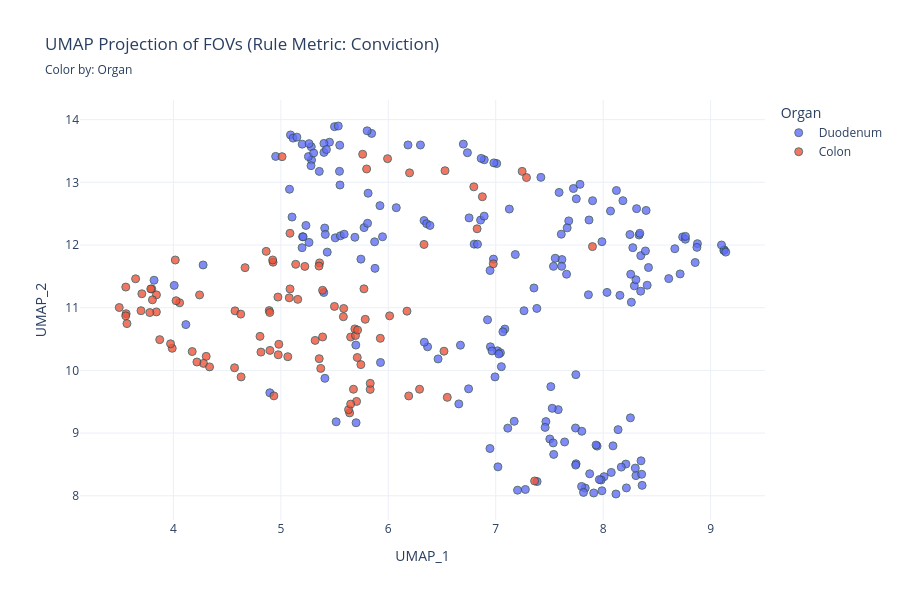
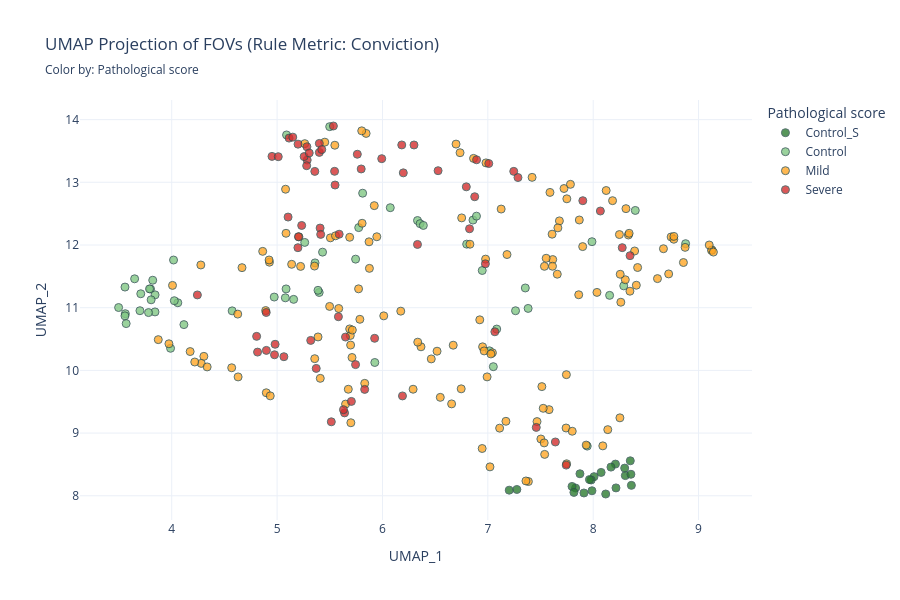

Write notebook code for charts like these, in order.
### Code cell
METRIC_TO_USE = 'Conviction'
NO_SELF = True

# Plot the UMAP projections
print_umap_plot(df_umap_merged, color_by='Organ')
print_umap_plot(df_umap_merged, color_by='Pathological score')

### Figure 1 — Plotly figure (JSON) as saved in the notebook; plotly's stock layout.template omitted (floating-point values rounded to 4 significant figures; data arrays with more than 128 entries replaced by an {"elided": "..."} marker saying what was removed)
{"data": [{"hovertemplate": "<b>%{hovertext}</b><br><br>Organ=Duodenum<br>UMAP_1=%{x}<br>UMAP_2=%{y}<extra></extra>", "hovertext": {"elided": "191 str values"}, "legendgroup": "Duodenum", "marker": {"color": "#636efa", "line": {"color": "DarkSlateGrey", "width": 1}, "opacity": 0.8, "size": 8, "symbol": "circle"}, "mode": "markers", "name": "Duodenum", "orientation": "v", "showlegend": true, "type": "scatter", "x": {"elided": "191 float values"}, "xaxis": "x", "y": {"elided": "191 float values"}, "yaxis": "y"}, {"hovertemplate": "<b>%{hovertext}</b><br><br>Organ=Colon<br>UMAP_1=%{x}<br>UMAP_2=%{y}<extra></extra>", "hovertext": ["Control_Colon_01_FOV_1", "Control_Colon_01_FOV_2", "Control_Colon_01_FOV_3", "Control_Colon_01_FOV_4", "Control_Colon_01_FOV_5", "Control_Colon_01_FOV_6", "Control_Colon_01_FOV_7", "Control_Colon_02_FOV_1", "Control_Colon_02_FOV_2", "Control_Colon_02_FOV_3", "Control_Colon_02_FOV_4", "Control_Colon_02_FOV_5", "Control_Colon_02_FOV_6", "Control_Colon_03_FOV_1", "Control_Colon_03_FOV_2", "Control_Colon_03_FOV_3", "Control_Colon_03_FOV_4", "Control_Colon_03_FOV_5", "Control_Colon_03_FOV_6", "Control_Colon_04_FOV_1", "Control_Colon_04_FOV_2", "Control_Colon_04_FOV_3", "Control_Colon_04_FOV_4", "Control_Colon_04_FOV_5", "Control_Colon_04_FOV_6", "GVHD_01_FOV_1", "GVHD_01_FOV_2_R", "GVHD_01_FOV_3_R", "GVHD_01_FOV_4", "GVHD_01_FOV_5", "GVHD_01_FOV_6_R", "GVHD_01_FOV_7", "GVHD_13_FOV_1", "GVHD_13_FOV_2", "GVHD_13_FOV_3", "GVHD_17_FOV_1", "GVHD_17_FOV_2", "GVHD_17_FOV_3", "GVHD_21_FOV_1", "GVHD_21_FOV_2", "GVHD_21_FOV_3", "GVHD_21_FOV_4", "GVHD_22_FOV_1", "GVHD_22_FOV_2", "GVHD_22_FOV_3", "GVHD_23_FOV_1", "GVHD_23_FOV_2", "GVHD_23_FOV_3", "GVHD_23_FOV_4", "GVHD_25_FOV_1", "GVHD_25_FOV_2", "GVHD_25_FOV_3", "GVHD_25_FOV_4", "GVHD_32_FOV_1", "GVHD_32_FOV_2", "GVHD_32_FOV_3", "GVHD_32_FOV_4", "GVHD_33_FOV_1", "GVHD_33_FOV_2", "GVHD_33_FOV_3", "GVHD_37_FOV_1", "GVHD_37_FOV_2", "GVHD_37_FOV_3", "GVHD_37_FOV_4", "GVHD_39_FOV_1", "GVHD_39_FOV_2", "GVHD_39_FOV_3", "GVHD_40_FOV_1", "GVHD_40_FOV_2", "GVHD_40_FOV_3", "GVHD_40_FOV_4", "GVHD_41_FOV_1", "GVHD_41_FOV_2", "GVHD_41_FOV_3", "GVHD_41_FOV_4", "GVHD_42_FOV_1", "GVHD_42_FOV_2", "GVHD_42_FOV_3", "GVHD_42_FOV_4", "GVHD_45_FOV_1", "GVHD_45_FOV_2", "GVHD_48_FOV_1", "GVHD_48_FOV_2", "GVHD_48_FOV_3", "GVHD_48_FOV_4", "GVHD_48_FOV_5", "GVHD_50_FOV_1", "GVHD_50_FOV_2", "GVHD_50_FOV_3", "GVHD_50_FOV_4", "GVHD_53_FOV_1", "GVHD_53_FOV_2", "GVHD_53_FOV_3", "GVHD_53_FOV_4", "GVHD_59_FOV_1", "GVHD_59_FOV_2", "GVHD_59_FOV_3"], "legendgroup": "Colon", "marker": {"color": "#EF553B", "line": {"color": "DarkSlateGrey", "width": 1}, "opacity": 0.8, "size": 8, "symbol": "circle"}, "mode": "markers", "name": "Colon", "orientation": "v", "showlegend": true, "type": "scatter", "x": [5.388, 4.574, 5.078, 3.841, 5.36, 5.085, 3.78, 3.698, 4.017, 5.157, 3.799, 3.556, 3.706, 4.058, 3.789, 3.648, 3.842, 3.805, 4.973, 3.496, 3.989, 4.025, 3.568, 3.56, 3.556, 5.831, 5.705, 5.64, 6.19, 5.63, 6.977, 7.246, 5.832, 6.174, 6.518, 5.085, 5.773, 4.892, 5.319, 4.898, 4.815, 4.975, 4.667, 4.305, 4.175, 4.569, 5.138, 4.627, 5.223, 5.798, 5.761, 5.993, 6.198, 5.011, 4.806, 4.981, 5.065, 6.012, 6.291, 6.549, 5.926, 4.897, 4.244, 5.649, 5.695, 7.362, 4.935, 5.689, 5.786, 5.714, 5.355, 5.582, 5.745, 7.286, 5.371, 5.585, 5.65, 7.9, 4.63, 5.711, 5.676, 6.796, 6.332, 6.826, 6.528, 6.875, 3.973, 4.28, 4.336, 4.219, 3.872, 5.499, 5.389, 5.357, 4.927, 4.924, 4.863], "xaxis": "x", "y": [11.28, 10.95, 11.16, 10.93, 11.71, 11.3, 10.92, 10.95, 11.76, 11.13, 11.3, 11.33, 11.22, 11.08, 11.3, 11.46, 11.2, 11.13, 11.17, 11.0, 10.35, 11.11, 10.75, 10.9, 10.87, 9.697, 9.505, 9.322, 9.593, 9.373, 11.7, 13.17, 9.793, 10.94, 10.31, 12.19, 11.3, 10.95, 10.48, 10.32, 10.29, 10.25, 11.64, 10.22, 10.3, 10.04, 11.69, 10.9, 11.66, 13.21, 13.45, 13.38, 13.15, 13.41, 10.54, 10.42, 10.22, 10.87, 9.7, 9.57, 10.51, 10.92, 11.2, 10.53, 10.56, 8.236, 9.594, 10.66, 10.81, 10.64, 11.66, 10.86, 10.09, 13.08, 10.03, 10.99, 9.462, 11.97, 9.896, 10.21, 9.699, 12.93, 12.01, 12.26, 13.19, 12.77, 10.42, 10.11, 10.06, 10.13, 10.49, 11.02, 10.53, 10.19, 11.73, 11.76, 11.9], "yaxis": "y"}], "layout": {"height": 600, "legend": {"title": {"text": "Organ"}, "tracegroupgap": 0}, "title": {"subtitle": {"text": "Color by: Organ"}, "text": "UMAP Projection of FOVs (Rule Metric: Conviction)"}, "width": 900, "xaxis": {"anchor": "y", "domain": [0, 1], "title": {"text": "UMAP_1"}}, "yaxis": {"anchor": "x", "domain": [0, 1], "title": {"text": "UMAP_2"}}}}

### Figure 2 — Plotly figure (JSON) as saved in the notebook; plotly's stock layout.template omitted (floating-point values rounded to 4 significant figures; data arrays with more than 128 entries replaced by an {"elided": "..."} marker saying what was removed)
{"data": [{"hovertemplate": "<b>%{hovertext}</b><br><br>Pathological score=Control_S<br>UMAP_1=%{x}<br>UMAP_2=%{y}<extra></extra>", "hovertext": ["S_01_FOV_1", "S_01_FOV_2", "S_01_FOV_3", "S_01_FOV_4", "S_02_FOV_1", "S_02_FOV_2", "S_02_FOV_3", "S_02_FOV_4", "S_02_FOV_5", "S_03_FOV_1", "S_03_FOV_10", "S_03_FOV_2", "S_03_FOV_3", "S_03_FOV_4", "S_03_FOV_5", "S_03_FOV_6", "S_03_FOV_7", "S_03_FOV_8", "S_03_FOV_9", "S_04_FOV_1", "S_04_FOV_2"], "legendgroup": "Control_S", "marker": {"color": "#2E7D32", "line": {"color": "DarkSlateGrey", "width": 1}, "opacity": 0.8, "size": 8, "symbol": "circle"}, "mode": "markers", "name": "Control_S", "orientation": "v", "showlegend": true, "type": "scatter", "x": [8.211, 8.305, 7.874, 8.075, 8.169, 8.008, 8.358, 8.352, 8.299, 7.833, 7.276, 8.363, 7.988, 8.216, 7.799, 7.817, 8.119, 7.912, 7.981, 7.203, 7.965], "xaxis": "x", "y": [8.505, 8.321, 8.351, 8.373, 8.457, 8.305, 8.343, 8.558, 8.441, 8.123, 8.1, 8.166, 8.08, 8.126, 8.149, 8.054, 8.028, 8.045, 8.252, 8.089, 8.258], "yaxis": "y"}, {"hovertemplate": "<b>%{hovertext}</b><br><br>Pathological score=Control<br>UMAP_1=%{x}<br>UMAP_2=%{y}<extra></extra>", "hovertext": ["Control_01_FOV_1", "Control_01_FOV_2", "Control_01_FOV_3", "Control_01_FOV_4", "Control_02_FOV_1", "Control_02_FOV_2", "Control_02_FOV_3", "Control_02_FOV_4", "Control_03_FOV_1", "Control_03_FOV_2", "Control_03_FOV_3", "Control_04_FOV_1", "Control_04_FOV_2", "Control_05_FOV_1", "Control_05_FOV_2", "Control_06_FOV_1", "Control_06_FOV_2", "Control_06_FOV_3", "Control_07_FOV_1", "Control_07_FOV_2", "Control_07_FOV_3", "Control_08_FOV_1", "Control_08_FOV_2", "Control_08_FOV_3", "Control_09_FOV_1", "Control_09_FOV_2", "Control_09_FOV_3", "Control_09_FOV_4", "Control_10_FOV_2", "Control_10_FOV_3", "Control_10_FOV_4", "Control_Colon_01_FOV_1", "Control_Colon_01_FOV_2", "Control_Colon_01_FOV_3", "Control_Colon_01_FOV_4", "Control_Colon_01_FOV_5", "Control_Colon_01_FOV_6", "Control_Colon_01_FOV_7", "Control_Colon_02_FOV_1", "Control_Colon_02_FOV_2", "Control_Colon_02_FOV_3", "Control_Colon_02_FOV_4", "Control_Colon_02_FOV_5", "Control_Colon_02_FOV_6", "Control_Colon_03_FOV_1", "Control_Colon_03_FOV_2", "Control_Colon_03_FOV_3", "Control_Colon_03_FOV_4", "Control_Colon_03_FOV_5", "Control_Colon_03_FOV_6", "Control_Colon_04_FOV_1", "Control_Colon_04_FOV_2", "Control_Colon_04_FOV_3", "Control_Colon_04_FOV_4", "Control_Colon_04_FOV_5", "Control_Colon_04_FOV_6"], "legendgroup": "Control", "marker": {"color": "#81C784", "line": {"color": "DarkSlateGrey", "width": 1}, "opacity": 0.8, "size": 8, "symbol": "circle"}, "mode": "markers", "name": "Control", "orientation": "v", "showlegend": true, "type": "scatter", "x": [8.399, 6.333, 6.074, 5.431, 5.812, 4.116, 5.262, 6.357, 7.382, 8.29, 7.356, 3.82, 7.016, 5.927, 6.947, 8.156, 7.943, 8.877, 7.989, 6.859, 6.799, 6.892, 5.4, 5.499, 6.388, 5.775, 5.09, 5.745, 7.052, 7.263, 7.085, 5.388, 4.574, 5.078, 3.841, 5.36, 5.085, 3.78, 3.698, 4.017, 5.157, 3.799, 3.556, 3.706, 4.058, 3.789, 3.648, 3.842, 3.805, 4.973, 3.496, 3.989, 4.025, 3.568, 3.56, 3.556], "xaxis": "x", "y": [12.55, 12.39, 12.59, 11.89, 12.83, 10.73, 12.04, 12.34, 10.99, 11.35, 11.31, 11.44, 10.31, 10.13, 11.59, 11.2, 8.792, 12.02, 12.05, 12.4, 12.01, 12.46, 11.24, 13.89, 12.31, 12.28, 13.76, 11.77, 10.06, 10.95, 10.66, 11.28, 10.95, 11.16, 10.93, 11.71, 11.3, 10.92, 10.95, 11.76, 11.13, 11.3, 11.33, 11.22, 11.08, 11.3, 11.46, 11.2, 11.13, 11.17, 11.0, 10.35, 11.11, 10.75, 10.9, 10.87], "yaxis": "y"}, {"hovertemplate": "<b>%{hovertext}</b><br><br>Pathological score=Mild<br>UMAP_1=%{x}<br>UMAP_2=%{y}<extra></extra>", "hovertext": {"elided": "143 str values"}, "legendgroup": "Mild", "marker": {"color": "#FFA726", "line": {"color": "DarkSlateGrey", "width": 1}, "opacity": 0.8, "size": 8, "symbol": "circle"}, "mode": "markers", "name": "Mild", "orientation": "v", "showlegend": true, "type": "scatter", "x": {"elided": "143 float values"}, "xaxis": "x", "y": {"elided": "143 float values"}, "yaxis": "y"}, {"hovertemplate": "<b>%{hovertext}</b><br><br>Pathological score=Severe<br>UMAP_1=%{x}<br>UMAP_2=%{y}<extra></extra>", "hovertext": ["GVHD_01_FOV_1", "GVHD_01_FOV_2_R", "GVHD_01_FOV_3_R", "GVHD_01_FOV_4", "GVHD_01_FOV_5", "GVHD_01_FOV_6_R", "GVHD_01_FOV_7", "GVHD_02_FOV_1_R", "GVHD_02_FOV_2_R", "GVHD_06_FOV_1", "GVHD_06_FOV_2", "GVHD_06_FOV_3", "GVHD_06_FOV_4", "GVHD_06_FOV_5", "GVHD_08_FOV_1", "GVHD_08_FOV_2", "GVHD_08_FOV_3", "GVHD_08_FOV_4", "GVHD_09_FOV_1", "GVHD_09_FOV_2", "GVHD_09_FOV_3", "GVHD_09_FOV_4", "GVHD_11_FOV_1", "GVHD_11_FOV_2", "GVHD_11_FOV_3", "GVHD_11_FOV_4", "GVHD_14_FOV_1", "GVHD_14_FOV_2", "GVHD_14_FOV_3", "GVHD_14_FOV_4", "GVHD_14_FOV_5", "GVHD_21_FOV_1", "GVHD_21_FOV_2", "GVHD_21_FOV_3", "GVHD_21_FOV_4", "GVHD_24_FOV_1", "GVHD_24_FOV_2", "GVHD_24_FOV_3", "GVHD_24_FOV_4", "GVHD_25_FOV_1", "GVHD_25_FOV_2", "GVHD_25_FOV_3", "GVHD_25_FOV_4", "GVHD_26_FOV_1", "GVHD_26_FOV_2", "GVHD_26_FOV_3", "GVHD_26_FOV_4", "GVHD_32_FOV_1", "GVHD_32_FOV_2", "GVHD_32_FOV_3", "GVHD_32_FOV_4", "GVHD_37_FOV_1", "GVHD_37_FOV_2", "GVHD_37_FOV_3", "GVHD_37_FOV_4", "GVHD_41_FOV_1", "GVHD_41_FOV_2", "GVHD_41_FOV_3", "GVHD_41_FOV_4", "GVHD_48_FOV_1", "GVHD_48_FOV_2", "GVHD_48_FOV_3", "GVHD_48_FOV_4", "GVHD_48_FOV_5", "GVHD_57_FOV_1", "GVHD_57_FOV_2", "GVHD_57_FOV_3", "GVHD_57_FOV_4"], "legendgroup": "Severe", "marker": {"color": "#D32F2F", "line": {"color": "DarkSlateGrey", "width": 1}, "opacity": 0.8, "size": 8, "symbol": "circle"}, "mode": "markers", "name": "Severe", "orientation": "v", "showlegend": true, "type": "scatter", "x": [5.831, 5.705, 5.64, 6.19, 5.63, 6.977, 7.246, 5.55, 5.546, 5.202, 5.198, 5.104, 5.408, 5.286, 5.401, 5.114, 4.952, 5.414, 8.276, 5.515, 5.534, 8.35, 5.233, 5.589, 5.281, 5.358, 6.893, 6.299, 7.067, 6.183, 7.009, 5.319, 4.898, 4.815, 4.975, 5.149, 5.283, 5.401, 7.901, 5.798, 5.761, 5.993, 6.198, 5.424, 5.199, 5.257, 5.305, 5.011, 4.806, 4.981, 5.065, 5.926, 4.897, 4.244, 5.649, 5.582, 5.745, 7.286, 5.371, 6.796, 6.332, 6.826, 6.528, 6.875, 8.068, 7.46, 7.744, 7.641], "xaxis": "x", "y": [9.697, 9.505, 9.322, 9.593, 9.373, 11.7, 13.17, 12.96, 13.18, 12.13, 11.96, 12.45, 12.27, 13.35, 13.62, 13.71, 13.41, 12.17, 11.96, 9.18, 13.9, 11.83, 12.31, 12.17, 13.26, 13.17, 13.36, 13.6, 10.62, 13.6, 13.3, 10.48, 10.32, 10.29, 10.25, 13.72, 13.57, 13.48, 12.71, 13.21, 13.45, 13.38, 13.15, 13.52, 13.61, 13.41, 13.47, 13.41, 10.54, 10.42, 10.22, 10.51, 10.92, 11.2, 10.53, 10.86, 10.09, 13.08, 10.03, 12.93, 12.01, 12.26, 13.19, 12.77, 12.54, 9.09, 8.489, 8.858], "yaxis": "y"}], "layout": {"height": 600, "legend": {"title": {"text": "Pathological score"}, "tracegroupgap": 0}, "title": {"subtitle": {"text": "Color by: Pathological score"}, "text": "UMAP Projection of FOVs (Rule Metric: Conviction)"}, "width": 900, "xaxis": {"anchor": "y", "domain": [0, 1], "title": {"text": "UMAP_1"}}, "yaxis": {"anchor": "x", "domain": [0, 1], "title": {"text": "UMAP_2"}}}}
